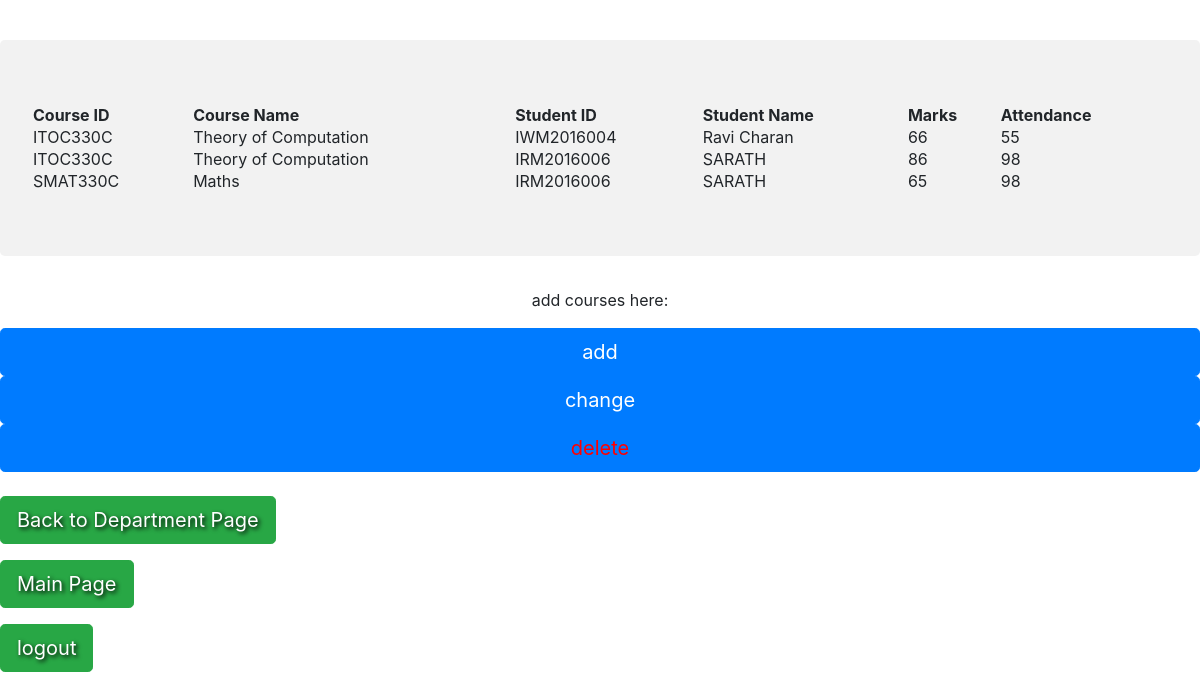
The page /showAllStudentCourses (signed in) on the database its author committed.
### models.py (models this page shows, shortened)
class StudentCourse(Base):
    __tablename__='studentCourses'
    courseID = db.Column(db.String(50),ForeignKey('Courses.courseID'),primary_key=True,unique=False)
    courseName =  db.Column(db.String(50),unique=False)
    studentID =  db.Column(db.String(50),ForeignKey('Students.ID'),primary_key=True,unique=False)
    studentName =  db.Column(db.String(50),unique=False)
    marks = db.Column(db.Integer(),unique=False)
    attendance = db.Column(db.Integer(),unique=False)
    Courses = relationship("Course")
    Students = relationship("Student")

### app.py (the view)
@app.route('/showAllStudentCourses',methods=['POST','GET'])
def showAllStudentCourses():
    if request.method == 'GET' and session['inputName']:
        studcours = StudentCourse.query.all()
        return render_template('studentcourse.html', studcours=studcours)

### templates/studentcourse.html (shortened to what this page needs)
  <link href="http://getbootstrap.com/dist/css/bootstrap.min.css" rel="stylesheet">
    <link href="http://getbootstrap.com/examples/jumbotron-narrow/jumbotron-narrow.css" rel="stylesheet">
    <link href="../static/signup.css" rel="stylesheet">
 <div class="jumbotron" style="background-color: rgba(128,128,128,0.1)" >
 <table style = "width: 100%">
  <tr>
    <th>Course ID</th>
    <th>Course Name</th>
    <th>Student ID</th>
    <th>Student Name</th>
    <th>Marks</th>
    <th>Attendance</th>
  </tr>
  {% for item in studcours %}
  <tr>
        <td>{{ item['courseID'] }} </td>
        <td>{{ item['courseName'] }} </td>
        <td>{{ item['studentID'] }} </td>
        <td>{{ item['studentName'] }} </td>
        <td>{{ item['marks'] }} </td>
        <td>{{ item['attendance'] }} </td>
    </tr>
{% endfor %}
</table>
</div>
<p class="pull-right"><center>add courses here:</center></p>
    <a href="{{ url_for('editStudentCourses') }}"><input type="submit" value="add" class="btn btn-primary btn-lg btn-block"></a>
    <a href="{{ url_for('changeStudentCourses') }}"><input type="submit" value="change" class="btn btn-primary btn-lg btn-block"></a>
     <a href="{{ url_for('deleteStudentCourses') }}"><input type="submit" style="color: red" value="delete" class="btn btn-primary btn-lg btn-block"></a>
<p style="text-shadow: 2px 2px 4px #000000;"><a class="btn btn-lg btn-success" href="{{ url_for('showDepartments') }}" role="button">Back to Department Page</a>
            </p>
    <p style="text-shadow: 2px 2px 4px #000000;"><a class="btn btn-lg btn-success" href="{{ url_for('main') }}" role="button">Main Page</a>
   <p style="text-shadow: 2px 2px 4px #000000;"><a class="btn btn-lg btn-success" href="{{ url_for('logout') }}" role="button">logout</a>
            </p>

### rows shown on the page
StudentCourse: courseID "ITOC330C", courseName "Theory of Computation", studentID "IWM2016004", studentName "Ravi Charan", marks "66", attendance "55"
StudentCourse: courseID "ITOC330C", courseName "Theory of Computation", studentID "IRM2016006", studentName "SARATH", marks "86", attendance "98"
StudentCourse: courseID "SMAT330C", courseName "Maths", studentID "IRM2016006", studentName "SARATH", marks "65", attendance "98"
